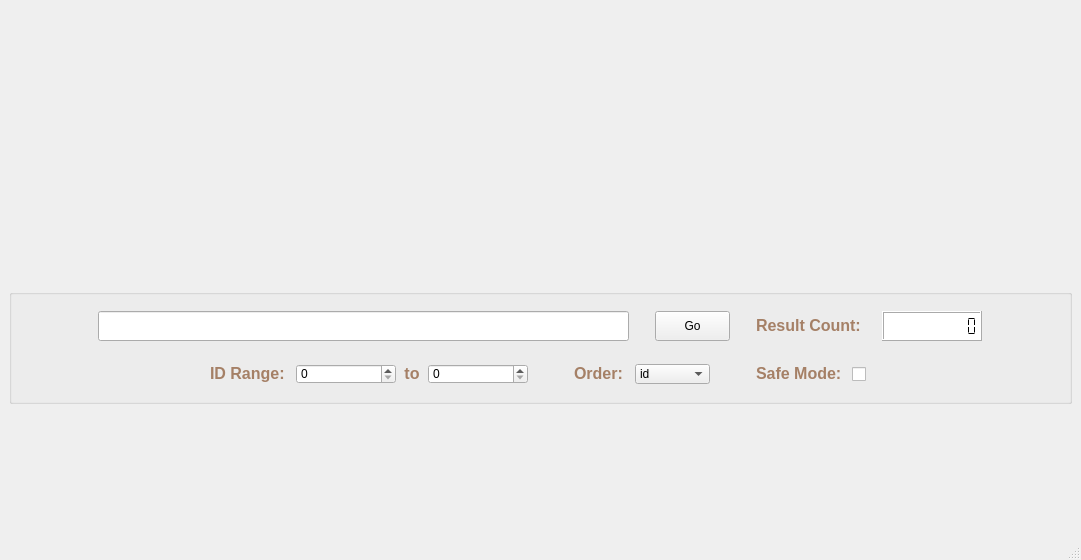
<?xml version="1.0" encoding="UTF-8"?>
<ui version="4.0">
 <class>MainWindow</class>
 <widget class="QMainWindow" name="MainWindow">
  <property name="geometry">
   <rect>
    <x>0</x>
    <y>0</y>
    <width>1081</width>
    <height>560</height>
   </rect>
  </property>
  <property name="sizePolicy">
   <sizepolicy hsizetype="Preferred" vsizetype="Fixed">
    <horstretch>0</horstretch>
    <verstretch>0</verstretch>
   </sizepolicy>
  </property>
  <property name="windowTitle">
   <string>MainWindow</string>
  </property>
  <property name="styleSheet">
   <string notr="true">#MainWindow{
background-image: url(:/picture/source/konachan_background.png);
;}</string>
  </property>
  <widget class="QWidget" name="centralwidget">
   <layout class="QVBoxLayout" name="verticalLayout">
    <item>
     <layout class="QGridLayout" name="gridLayout_3">
      <item row="0" column="0">
       <layout class="QGridLayout" name="gridLayout_2">
        <item row="0" column="0">
         <spacer name="horizontalSpacer_3">
          <property name="orientation">
           <enum>Qt::Horizontal</enum>
          </property>
          <property name="sizeHint" stdset="0">
           <size>
            <width>40</width>
            <height>20</height>
           </size>
          </property>
         </spacer>
        </item>
        <item row="0" column="1">
         <widget class="QLabel" name="logo">
          <property name="sizePolicy">
           <sizepolicy hsizetype="Fixed" vsizetype="Fixed">
            <horstretch>0</horstretch>
            <verstretch>0</verstretch>
           </sizepolicy>
          </property>
          <property name="minimumSize">
           <size>
            <width>560</width>
            <height>150</height>
           </size>
          </property>
          <property name="maximumSize">
           <size>
            <width>560</width>
            <height>150</height>
           </size>
          </property>
          <property name="text">
           <string/>
          </property>
          <property name="pixmap">
           <pixmap resource="res.qrc">:/picture/source/konachan_logo.png</pixmap>
          </property>
          <property name="scaledContents">
           <bool>false</bool>
          </property>
         </widget>
        </item>
        <item row="0" column="2">
         <spacer name="horizontalSpacer_4">
          <property name="orientation">
           <enum>Qt::Horizontal</enum>
          </property>
          <property name="sizeHint" stdset="0">
           <size>
            <width>40</width>
            <height>20</height>
           </size>
          </property>
         </spacer>
        </item>
       </layout>
      </item>
      <item row="1" column="0">
       <widget class="QGroupBox" name="searchBox">
        <property name="sizePolicy">
         <sizepolicy hsizetype="Preferred" vsizetype="Fixed">
          <horstretch>0</horstretch>
          <verstretch>0</verstretch>
         </sizepolicy>
        </property>
        <property name="minimumSize">
         <size>
          <width>0</width>
          <height>115</height>
         </size>
        </property>
        <property name="maximumSize">
         <size>
          <width>16777215</width>
          <height>115</height>
         </size>
        </property>
        <property name="title">
         <string/>
        </property>
        <layout class="QGridLayout" name="gridLayout_5">
         <item row="0" column="0">
          <layout class="QGridLayout" name="mianSearch">
           <item row="0" column="0">
            <spacer name="horizontalSpacer_5">
             <property name="orientation">
              <enum>Qt::Horizontal</enum>
             </property>
             <property name="sizeType">
              <enum>QSizePolicy::Fixed</enum>
             </property>
             <property name="sizeHint" stdset="0">
              <size>
               <width>40</width>
               <height>20</height>
              </size>
             </property>
            </spacer>
           </item>
           <item row="0" column="1">
            <layout class="QGridLayout" name="gridLayout">
             <item row="0" column="2">
              <widget class="QPushButton" name="Go">
               <property name="sizePolicy">
                <sizepolicy hsizetype="Fixed" vsizetype="Fixed">
                 <horstretch>0</horstretch>
                 <verstretch>0</verstretch>
                </sizepolicy>
               </property>
               <property name="minimumSize">
                <size>
                 <width>75</width>
                 <height>30</height>
                </size>
               </property>
               <property name="maximumSize">
                <size>
                 <width>75</width>
                 <height>30</height>
                </size>
               </property>
               <property name="styleSheet">
                <string notr="true">font: 12pt &quot;Agency FB&quot;;
font: 25 9pt &quot;Microsoft YaHei&quot;;</string>
               </property>
               <property name="text">
                <string>Go</string>
               </property>
              </widget>
             </item>
             <item row="0" column="1">
              <spacer name="horizontalSpacer_2">
               <property name="orientation">
                <enum>Qt::Horizontal</enum>
               </property>
               <property name="sizeType">
                <enum>QSizePolicy::Fixed</enum>
               </property>
               <property name="sizeHint" stdset="0">
                <size>
                 <width>20</width>
                 <height>20</height>
                </size>
               </property>
              </spacer>
             </item>
             <item row="0" column="0">
              <widget class="QLineEdit" name="Tags">
               <property name="sizePolicy">
                <sizepolicy hsizetype="Fixed" vsizetype="Fixed">
                 <horstretch>0</horstretch>
                 <verstretch>0</verstretch>
                </sizepolicy>
               </property>
               <property name="minimumSize">
                <size>
                 <width>531</width>
                 <height>30</height>
                </size>
               </property>
               <property name="maximumSize">
                <size>
                 <width>531</width>
                 <height>30</height>
                </size>
               </property>
               <property name="font">
                <font>
                 <pointsize>15</pointsize>
                </font>
               </property>
               <property name="text">
                <string/>
               </property>
              </widget>
             </item>
             <item row="0" column="5">
              <widget class="QLCDNumber" name="ResultCnt">
               <property name="sizePolicy">
                <sizepolicy hsizetype="Fixed" vsizetype="Fixed">
                 <horstretch>0</horstretch>
                 <verstretch>0</verstretch>
                </sizepolicy>
               </property>
               <property name="minimumSize">
                <size>
                 <width>100</width>
                 <height>30</height>
                </size>
               </property>
               <property name="maximumSize">
                <size>
                 <width>100</width>
                 <height>30</height>
                </size>
               </property>
               <property name="styleSheet">
                <string notr="true">background-color: rgb(255, 255, 255);</string>
               </property>
               <property name="digitCount">
                <number>10</number>
               </property>
               <property name="segmentStyle">
                <enum>QLCDNumber::Flat</enum>
               </property>
               <property name="value" stdset="0">
                <double>0.000000000000000</double>
               </property>
               <property name="intValue" stdset="0">
                <number>0</number>
               </property>
              </widget>
             </item>
             <item row="0" column="3">
              <spacer name="horizontalSpacer">
               <property name="orientation">
                <enum>Qt::Horizontal</enum>
               </property>
               <property name="sizeType">
                <enum>QSizePolicy::Fixed</enum>
               </property>
               <property name="sizeHint" stdset="0">
                <size>
                 <width>20</width>
                 <height>20</height>
                </size>
               </property>
              </spacer>
             </item>
             <item row="0" column="4">
              <widget class="QLabel" name="label">
               <property name="sizePolicy">
                <sizepolicy hsizetype="Fixed" vsizetype="Fixed">
                 <horstretch>0</horstretch>
                 <verstretch>0</verstretch>
                </sizepolicy>
               </property>
               <property name="minimumSize">
                <size>
                 <width>120</width>
                 <height>30</height>
                </size>
               </property>
               <property name="maximumSize">
                <size>
                 <width>120</width>
                 <height>30</height>
                </size>
               </property>
               <property name="text">
                <string>&lt;html&gt;&lt;head/&gt;&lt;body&gt;&lt;p&gt;&lt;span style=&quot; font-size:12pt; font-weight:600; color:#a58066;&quot;&gt;Result Count:&lt;/span&gt;&lt;/p&gt;&lt;/body&gt;&lt;/html&gt;</string>
               </property>
               <property name="textFormat">
                <enum>Qt::AutoText</enum>
               </property>
              </widget>
             </item>
            </layout>
           </item>
           <item row="0" column="2">
            <spacer name="horizontalSpacer_6">
             <property name="orientation">
              <enum>Qt::Horizontal</enum>
             </property>
             <property name="sizeType">
              <enum>QSizePolicy::Fixed</enum>
             </property>
             <property name="sizeHint" stdset="0">
              <size>
               <width>40</width>
               <height>20</height>
              </size>
             </property>
            </spacer>
           </item>
          </layout>
         </item>
         <item row="1" column="0">
          <spacer name="verticalSpacer">
           <property name="orientation">
            <enum>Qt::Vertical</enum>
           </property>
           <property name="sizeType">
            <enum>QSizePolicy::Fixed</enum>
           </property>
           <property name="sizeHint" stdset="0">
            <size>
             <width>20</width>
             <height>10</height>
            </size>
           </property>
          </spacer>
         </item>
         <item row="2" column="0">
          <layout class="QGridLayout" name="moreSearch">
           <item row="0" column="0">
            <spacer name="horizontalSpacer_9">
             <property name="orientation">
              <enum>Qt::Horizontal</enum>
             </property>
             <property name="sizeHint" stdset="0">
              <size>
               <width>40</width>
               <height>20</height>
              </size>
             </property>
            </spacer>
           </item>
           <item row="0" column="1">
            <widget class="QLabel" name="label_2">
             <property name="sizePolicy">
              <sizepolicy hsizetype="Fixed" vsizetype="Fixed">
               <horstretch>0</horstretch>
               <verstretch>0</verstretch>
              </sizepolicy>
             </property>
             <property name="minimumSize">
              <size>
               <width>80</width>
               <height>20</height>
              </size>
             </property>
             <property name="maximumSize">
              <size>
               <width>80</width>
               <height>80</height>
              </size>
             </property>
             <property name="text">
              <string>&lt;html&gt;&lt;head/&gt;&lt;body&gt;&lt;p&gt;&lt;span style=&quot; font-size:12pt; font-weight:600; color:#a58066;&quot;&gt;ID Range:&lt;/span&gt;&lt;/p&gt;&lt;/body&gt;&lt;/html&gt;</string>
             </property>
            </widget>
           </item>
           <item row="0" column="2">
            <widget class="QSpinBox" name="IDRange1">
             <property name="sizePolicy">
              <sizepolicy hsizetype="Fixed" vsizetype="Fixed">
               <horstretch>0</horstretch>
               <verstretch>0</verstretch>
              </sizepolicy>
             </property>
             <property name="minimumSize">
              <size>
               <width>100</width>
               <height>20</height>
              </size>
             </property>
             <property name="maximumSize">
              <size>
               <width>100</width>
               <height>20</height>
              </size>
             </property>
             <property name="maximum">
              <number>99999999</number>
             </property>
            </widget>
           </item>
           <item row="0" column="3">
            <widget class="QLabel" name="label_5">
             <property name="sizePolicy">
              <sizepolicy hsizetype="Fixed" vsizetype="Fixed">
               <horstretch>0</horstretch>
               <verstretch>0</verstretch>
              </sizepolicy>
             </property>
             <property name="minimumSize">
              <size>
               <width>20</width>
               <height>20</height>
              </size>
             </property>
             <property name="maximumSize">
              <size>
               <width>20</width>
               <height>20</height>
              </size>
             </property>
             <property name="text">
              <string>&lt;html&gt;&lt;head/&gt;&lt;body&gt;&lt;p align=&quot;center&quot;&gt;&lt;span style=&quot; font-size:12pt; font-weight:600; color:#a58066;&quot;&gt;to&lt;/span&gt;&lt;/p&gt;&lt;/body&gt;&lt;/html&gt;</string>
             </property>
            </widget>
           </item>
           <item row="0" column="4">
            <widget class="QSpinBox" name="IDRange2">
             <property name="sizePolicy">
              <sizepolicy hsizetype="Fixed" vsizetype="Fixed">
               <horstretch>0</horstretch>
               <verstretch>0</verstretch>
              </sizepolicy>
             </property>
             <property name="minimumSize">
              <size>
               <width>100</width>
               <height>20</height>
              </size>
             </property>
             <property name="maximumSize">
              <size>
               <width>100</width>
               <height>20</height>
              </size>
             </property>
             <property name="maximum">
              <number>99999999</number>
             </property>
            </widget>
           </item>
           <item row="0" column="5">
            <spacer name="horizontalSpacer_7">
             <property name="orientation">
              <enum>Qt::Horizontal</enum>
             </property>
             <property name="sizeType">
              <enum>QSizePolicy::Fixed</enum>
             </property>
             <property name="sizeHint" stdset="0">
              <size>
               <width>40</width>
               <height>20</height>
              </size>
             </property>
            </spacer>
           </item>
           <item row="0" column="6">
            <widget class="QLabel" name="label_3">
             <property name="sizePolicy">
              <sizepolicy hsizetype="Fixed" vsizetype="Fixed">
               <horstretch>0</horstretch>
               <verstretch>0</verstretch>
              </sizepolicy>
             </property>
             <property name="minimumSize">
              <size>
               <width>55</width>
               <height>20</height>
              </size>
             </property>
             <property name="maximumSize">
              <size>
               <width>55</width>
               <height>20</height>
              </size>
             </property>
             <property name="text">
              <string>&lt;html&gt;&lt;head/&gt;&lt;body&gt;&lt;p&gt;&lt;span style=&quot; font-size:12pt; font-weight:600; color:#a58066;&quot;&gt;Order:&lt;/span&gt;&lt;/p&gt;&lt;/body&gt;&lt;/html&gt;</string>
             </property>
            </widget>
           </item>
           <item row="0" column="7">
            <widget class="QComboBox" name="Order">
             <property name="sizePolicy">
              <sizepolicy hsizetype="Fixed" vsizetype="Fixed">
               <horstretch>0</horstretch>
               <verstretch>0</verstretch>
              </sizepolicy>
             </property>
             <property name="minimumSize">
              <size>
               <width>75</width>
               <height>20</height>
              </size>
             </property>
             <property name="maximumSize">
              <size>
               <width>75</width>
               <height>20</height>
              </size>
             </property>
             <property name="styleSheet">
              <string notr="true">font: 75 10pt &quot;Microsoft YaHei UI&quot;;</string>
             </property>
             <property name="editable">
              <bool>false</bool>
             </property>
             <property name="currentText">
              <string>id</string>
             </property>
             <property name="currentIndex">
              <number>0</number>
             </property>
             <item>
              <property name="text">
               <string>id</string>
              </property>
             </item>
             <item>
              <property name="text">
               <string>score</string>
              </property>
             </item>
            </widget>
           </item>
           <item row="0" column="8">
            <spacer name="horizontalSpacer_8">
             <property name="orientation">
              <enum>Qt::Horizontal</enum>
             </property>
             <property name="sizeType">
              <enum>QSizePolicy::Fixed</enum>
             </property>
             <property name="sizeHint" stdset="0">
              <size>
               <width>40</width>
               <height>20</height>
              </size>
             </property>
            </spacer>
           </item>
           <item row="0" column="9">
            <widget class="QLabel" name="label_4">
             <property name="sizePolicy">
              <sizepolicy hsizetype="Fixed" vsizetype="Fixed">
               <horstretch>0</horstretch>
               <verstretch>0</verstretch>
              </sizepolicy>
             </property>
             <property name="minimumSize">
              <size>
               <width>90</width>
               <height>20</height>
              </size>
             </property>
             <property name="maximumSize">
              <size>
               <width>90</width>
               <height>20</height>
              </size>
             </property>
             <property name="text">
              <string>&lt;html&gt;&lt;head/&gt;&lt;body&gt;&lt;p&gt;&lt;span style=&quot; font-size:12pt; font-weight:600; color:#a58066;&quot;&gt;Safe Mode:&lt;/span&gt;&lt;/p&gt;&lt;/body&gt;&lt;/html&gt;</string>
             </property>
            </widget>
           </item>
           <item row="0" column="10">
            <widget class="QCheckBox" name="SafeMode">
             <property name="sizePolicy">
              <sizepolicy hsizetype="Fixed" vsizetype="Fixed">
               <horstretch>0</horstretch>
               <verstretch>0</verstretch>
              </sizepolicy>
             </property>
             <property name="minimumSize">
              <size>
               <width>20</width>
               <height>20</height>
              </size>
             </property>
             <property name="maximumSize">
              <size>
               <width>20</width>
               <height>20</height>
              </size>
             </property>
             <property name="text">
              <string/>
             </property>
             <property name="iconSize">
              <size>
               <width>20</width>
               <height>20</height>
              </size>
             </property>
            </widget>
           </item>
           <item row="0" column="11">
            <spacer name="horizontalSpacer_10">
             <property name="orientation">
              <enum>Qt::Horizontal</enum>
             </property>
             <property name="sizeHint" stdset="0">
              <size>
               <width>40</width>
               <height>20</height>
              </size>
             </property>
            </spacer>
           </item>
          </layout>
         </item>
        </layout>
       </widget>
      </item>
     </layout>
    </item>
   </layout>
  </widget>
  <widget class="QMenuBar" name="menubar">
   <property name="geometry">
    <rect>
     <x>0</x>
     <y>0</y>
     <width>1081</width>
     <height>22</height>
    </rect>
   </property>
  </widget>
  <widget class="QStatusBar" name="statusbar"/>
 </widget>
 <resources>
  <include location="res.qrc"/>
 </resources>
 <connections/>
</ui>
